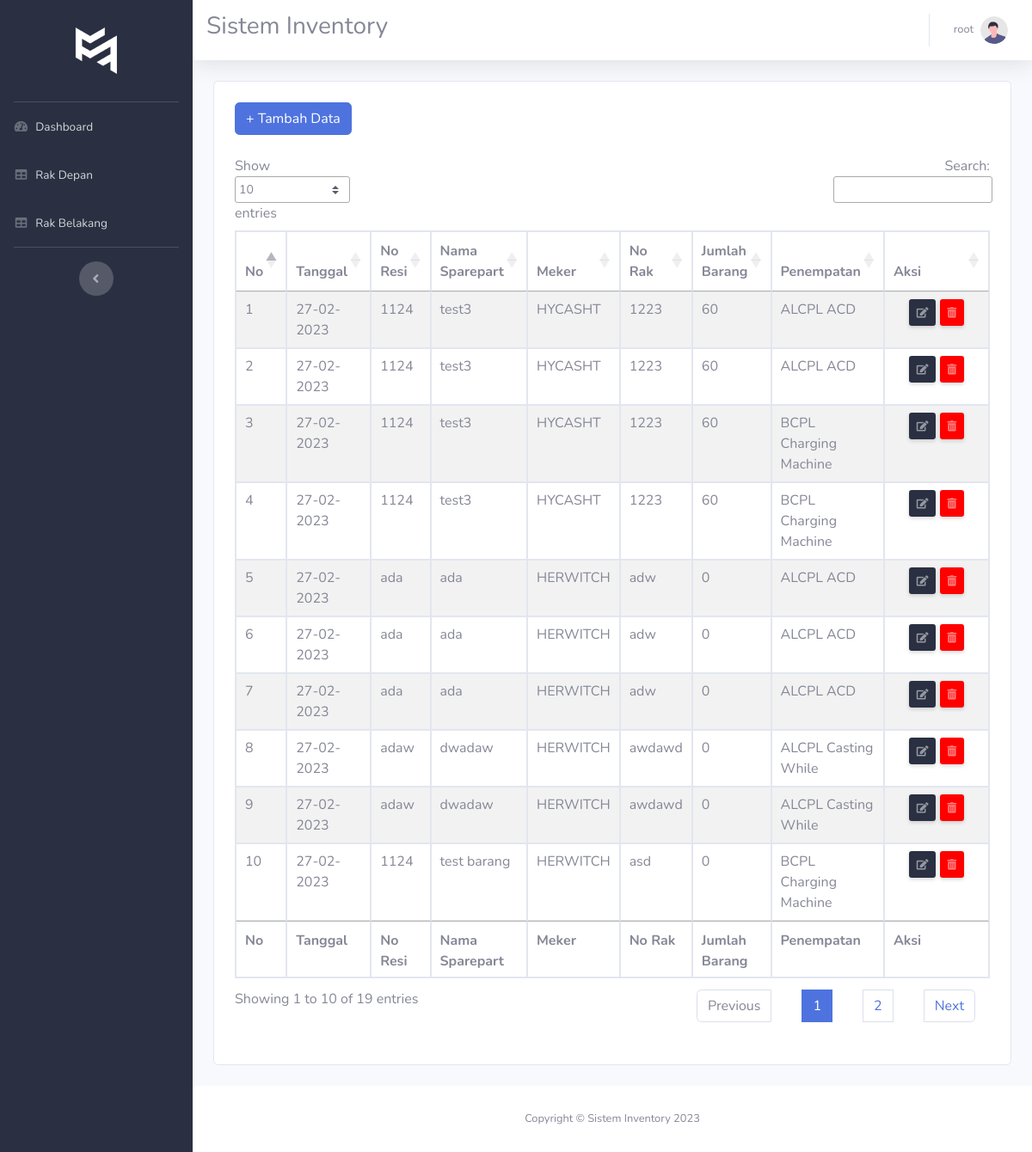
/index.php?page=rak-depan (signed in), run on the app's committed database.
### tables this page shows
CREATE TABLE `rak_depan` (
  `id` bigint(20) NOT NULL,
  `tanggal` date DEFAULT NULL,
  `no_resi` varchar(50) DEFAULT NULL,
  `nama_sparepart` varchar(255) DEFAULT NULL,
  `meker` varchar(50) DEFAULT NULL,
  `no_rak` varchar(50) DEFAULT NULL,
  `jumlah` int(200) DEFAULT NULL,
  `penempatan` varchar(255) DEFAULT NULL
);

### rak_depan.php (the view, shortened to what this page needs)
<?php
require_once('./config/database.php');
?>
<div class="card p-4 m-4">
  <div class="mb-4 d-flex justify-content-between">
    <button type="button" class="btn btn-primary mr-4" data-toggle="modal" data-target=".bd-example-modal-lg"> + Tambah
      Data</button>
  </div>
  <table id="example" class="table table-striped table-bordered" style="width:100%">
    <thead>
      <tr>
        <th>No</th>
        <th>Tanggal</th>
        <th>No Resi</th>
        <th>Nama Sparepart</th>
        <th>Meker</th>
        <th>No Rak</th>
        <th>Jumlah Barang</th>
        <th>Penempatan</th>
        <th>Aksi</th>
      </tr>
    </thead>
    <tbody>
      <?php
      $rak_depan = "SELECT * FROM rak_depan";
      $query = mysqli_query($conn, $rak_depan);
      $no = 1;
      while ($row = mysqli_fetch_assoc($query)) {
      ?>
      <tr>
        <td><?= $no++ ?></td>
        <td><?= DateTime::createFromFormat('Y-m-d', $row['tanggal'])->format('d-m-Y') ?></td>
        <td><?= $row['no_resi'] ?></td>
        <td><?= $row['nama_sparepart'] ?></td>
        <td><?= $row['meker'] ?></td>
        <td><?= $row['no_rak'] ?></td>
        <td><?= $row['jumlah'] ?></td>
        <td><?= $row['penempatan'] ?></td>
        <td align="center" width="15%">
          <a href="index.php?page=edit-rak-depan&id=<?= $row['id'] ?>" data-toggle="tooltip" title="Edit"
            style="background:  #2A3042;color:#ffffff;" class="d-none  d-sm-inline-block btn btn-sm shadow-sm">
            <i class="fas fa-edit fa-sm text-white-50"></i>
          </a>
          <a href="delete-rak-depan.php?id=<?= $row['id'] ?>" data-toggle="tooltip" title="Hapus"
            onclick="return confirm('Yakin Ingin menghapus data?')" style="background: red"
            class="d-none d-sm-inline-block btn btn-sm  shadow-sm">
            <i class="fas fa-trash-alt fa-sm text-white-50"></i>
          </a>
        </td>
      </tr>
      <?php
      }
      ?>
    </tbody>
    <tfoot>
      <tr>
        <th>No</th>
        <th>Tanggal</th>
        <th>No Resi</th>
        <th>Nama Sparepart</th>
        <th>Meker</th>
        <th>No Rak</th>
        <th>Jumlah Barang</th>
        <th>Penempatan</th>
        <th>Aksi</th>
      </tr>
    </tfoot>
  </table>
</div>

### template/header.php (shortened to what this page needs)
<!DOCTYPE html>
<html lang="en">
<head>
  <link href="https://cdn.jsdelivr.net/npm/sweetalert2@11.7.2/dist/sweetalert2.min.css" rel="stylesheet">
  <link rel="stylesheet" href="https://cdn.jsdelivr.net/npm/bootstrap@4.6.2/dist/css/bootstrap.min.css"
>
  <link rel="stylesheet" type="text/css" href="https://cdn.datatables.net/1.13.2/css/jquery.dataTables.min.css">
  <link href="public/assets/vendor/fontawesome-free/css/all.min.css" rel="stylesheet" type="text/css">
  <link href="public/assets/css/sb-admin-2.min.css" rel="stylesheet">
</head>
<body id="page-top">

### index.php (shortened to what this page needs)
<?php
require_once('./template/header.php');
?>
<body id="page-top">
  <div id="wrapper">
    <ul class="navbar-nav bg-gradient-primary sidebar sidebar-dark accordion" id="accordionSidebar"
      style="background:  #2A3042!important">
      <?php require_once('./template/sidebar.php'); ?>
    </ul>
    <div id="content-wrapper" class="d-flex flex-column">
      <div id="content">
        <nav class="navbar navbar-expand navbar-light bg-white topbar mb-4 static-top shadow">
          <h3>Sistem Inventory </h3>
          <ul class="navbar-nav ml-auto">
            <li class="nav-item dropdown no-arrow">
              <a class="nav-link dropdown-toggle" href="#" id="userDropdown" role="button" data-toggle="dropdown"
                aria-haspopup="true" aria-expanded="false">
                <span class="mr-2 d-none d-lg-inline text-gray-600 small"><?= $_SESSION['name']  ?></span>
                <img class="img-profile rounded-circle" src="public/assets/img/undraw_profile.svg">
              </a>
            </li>
          </ul>
        </nav>
        <?php
        if (isset($_GET['page'])) {
          $page = $_GET['page'];
          $id = $_GET['id'] ?? '';
          if ($page == 'rak-depan') {
            include './rak_depan.php';
          } else if ($page == 'edit-rak-depan' && $id != '') {
            include "./edit-rak-depan.php";
          } else if ($page == 'edit-rak-belakang' && $id != '') {
            include "./edit-rak-belakang.php";
          } else if ($page == 'rak-belakang') {
            include './rak_belakang.php';
          } else if ($page == 'dashboard') {
            include './dashboard.php';
          }
        }
        ?>
      </div>
      <?php require_once('./template/footer.php'); ?>

### template/sidebar.php
<div class="my-4">
  <a class="sidebar-brand d-flex align-items-center justify-content-center" href="index.php">
    <div class="sidebar-brand-icon">
      <img src="public/assets/img/logo.png" alt="Logo" ">
  </div>
  </a>
</div>
<hr class="sidebar-divider my-0">
<li class="nav-item ">
  <a class="nav-link" href="index.php?page=dashboard">
    <i class="fas fa-fw fa-tachometer-alt"></i>
    <span>Dashboard</span></a>
</li>
<li class="nav-item">
  <a class="nav-link" href="index.php?page=rak-depan">
    <i class="fas fa-fw fa-table"></i>
    <span>Rak Depan</span></a>
</li>
<li class="nav-item">
  <a class="nav-link" href="index.php?page=rak-belakang">
    <i class="fas fa-fw fa-table"></i>
    <span>Rak Belakang</span></a>
</li>
<hr class="sidebar-divider d-none d-md-block">
<div class="text-center d-none d-md-inline">
  <button class="rounded-circle border-0" id="sidebarToggle"></button>
</div>

### template/footer.php (shortened to what this page needs)
<footer class="sticky-footer bg-white">
  <div class="container my-auto">
    <div class="copyright text-center my-auto">
      <span>Copyright &copy; Sistem Inventory <?= date('Y') ?></span>
    </div>
  </div>
</footer>
</div>
</div>
</body>
</html>

### data on the page
rak_depan: tanggal "27-02-2023", no_resi "1124", nama_sparepart "test3", meker "HYCASHT", no_rak "1223", jumlah "60", penempatan "ALCPL ACD"
rak_depan: tanggal "27-02-2023", no_resi "1124", nama_sparepart "test3", meker "HYCASHT", no_rak "1223", jumlah "60", penempatan "ALCPL ACD"
rak_depan: tanggal "27-02-2023", no_resi "1124", nama_sparepart "test3", meker "HYCASHT", no_rak "1223", jumlah "60", penempatan "BCPL Charging Machine"
rak_depan: tanggal "27-02-2023", no_resi "1124", nama_sparepart "test3", meker "HYCASHT", no_rak "1223", jumlah "60", penempatan "BCPL Charging Machine"
rak_depan: tanggal "27-02-2023", no_resi "ada", nama_sparepart "ada", meker "HERWITCH", no_rak "adw", jumlah "0", penempatan "ALCPL ACD"
rak_depan: tanggal "27-02-2023", no_resi "ada", nama_sparepart "ada", meker "HERWITCH", no_rak "adw", jumlah "0", penempatan "ALCPL ACD"
rak_depan: tanggal "27-02-2023", no_resi "ada", nama_sparepart "ada", meker "HERWITCH", no_rak "adw", jumlah "0", penempatan "ALCPL ACD"
rak_depan: tanggal "27-02-2023", no_resi "adaw", nama_sparepart "dwadaw", meker "HERWITCH", no_rak "awdawd", jumlah "0", penempatan "ALCPL Casting While"
rak_depan: tanggal "27-02-2023", no_resi "adaw", nama_sparepart "dwadaw", meker "HERWITCH", no_rak "awdawd", jumlah "0", penempatan "ALCPL Casting While"
rak_depan: tanggal "27-02-2023", no_resi "1124", nama_sparepart "test barang", meker "HERWITCH", no_rak "asd", jumlah "0", penempatan "BCPL Charging Machine"

### other printed values
$_SESSION['name'] "root"
